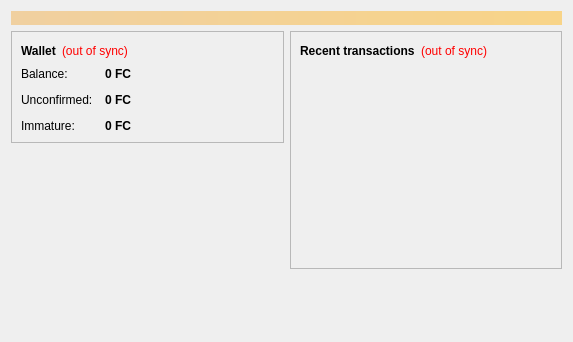
<?xml version="1.0" encoding="UTF-8"?>
<ui version="4.0">
 <class>OverviewPage</class>
 <widget class="QWidget" name="OverviewPage">
  <property name="geometry">
   <rect>
    <x>0</x>
    <y>0</y>
    <width>573</width>
    <height>342</height>
   </rect>
  </property>
  <property name="windowTitle">
   <string>Form</string>
  </property>
  <layout class="QVBoxLayout" name="topLayout">
   <item>
    <widget class="QLabel" name="labelAlerts">
     <property name="visible">
      <bool>false</bool>
     </property>
     <property name="styleSheet">
      <string notr="true">background-color: qlineargradient(x1: 0, y1: 0, x2: 1, y2: 0, stop:0 #F0D0A0, stop:1 #F8D488); color:#000000;</string>
     </property>
     <property name="wordWrap">
      <bool>true</bool>
     </property>
     <property name="margin">
      <number>3</number>
     </property>
    </widget>
   </item>
   <item>
    <layout class="QHBoxLayout" name="horizontalLayout" stretch="1,1">
     <item>
      <layout class="QVBoxLayout" name="verticalLayout_2">
       <item>
        <widget class="QFrame" name="frame">
         <property name="frameShape">
          <enum>QFrame::StyledPanel</enum>
         </property>
         <property name="frameShadow">
          <enum>QFrame::Raised</enum>
         </property>
         <layout class="QVBoxLayout" name="verticalLayout_4">
          <item>
           <layout class="QHBoxLayout" name="horizontalLayout_4">
            <item>
             <widget class="QLabel" name="label_5">
              <property name="font">
               <font>
                <weight>75</weight>
                <bold>true</bold>
               </font>
              </property>
              <property name="text">
               <string>Wallet</string>
              </property>
             </widget>
            </item>
            <item>
             <widget class="QLabel" name="labelWalletStatus">
              <property name="toolTip">
               <string>The displayed information may be out of date. Your wallet automatically synchronizes with the Fuguecoin network after a connection is established, but this process has not completed yet.</string>
              </property>
              <property name="styleSheet">
               <string notr="true">QLabel { color: red; }</string>
              </property>
              <property name="text">
               <string notr="true">(out of sync)</string>
              </property>
              <property name="alignment">
               <set>Qt::AlignLeading|Qt::AlignLeft|Qt::AlignVCenter</set>
              </property>
             </widget>
            </item>
            <item>
             <spacer name="horizontalSpacer_2">
              <property name="orientation">
               <enum>Qt::Horizontal</enum>
              </property>
              <property name="sizeHint" stdset="0">
               <size>
                <width>40</width>
                <height>20</height>
               </size>
              </property>
             </spacer>
            </item>
           </layout>
          </item>
          <item>
           <layout class="QFormLayout" name="formLayout_2">
            <property name="fieldGrowthPolicy">
             <enum>QFormLayout::AllNonFixedFieldsGrow</enum>
            </property>
            <property name="horizontalSpacing">
             <number>12</number>
            </property>
            <property name="verticalSpacing">
             <number>12</number>
            </property>
            <item row="0" column="0">
             <widget class="QLabel" name="label">
              <property name="text">
               <string>Balance:</string>
              </property>
             </widget>
            </item>
            <item row="0" column="1">
             <widget class="QLabel" name="labelBalance">
              <property name="font">
               <font>
                <weight>75</weight>
                <bold>true</bold>
               </font>
              </property>
              <property name="cursor">
               <cursorShape>IBeamCursor</cursorShape>
              </property>
              <property name="toolTip">
               <string>Your current balance</string>
              </property>
              <property name="text">
               <string notr="true">0 FC</string>
              </property>
              <property name="textInteractionFlags">
               <set>Qt::LinksAccessibleByMouse|Qt::TextSelectableByKeyboard|Qt::TextSelectableByMouse</set>
              </property>
             </widget>
            </item>
            <item row="1" column="0">
             <widget class="QLabel" name="label_3">
              <property name="text">
               <string>Unconfirmed:</string>
              </property>
             </widget>
            </item>
            <item row="1" column="1">
             <widget class="QLabel" name="labelUnconfirmed">
              <property name="font">
               <font>
                <weight>75</weight>
                <bold>true</bold>
               </font>
              </property>
              <property name="cursor">
               <cursorShape>IBeamCursor</cursorShape>
              </property>
              <property name="toolTip">
               <string>Total of transactions that have yet to be confirmed, and do not yet count toward the current balance</string>
              </property>
              <property name="text">
               <string notr="true">0 FC</string>
              </property>
              <property name="textInteractionFlags">
               <set>Qt::LinksAccessibleByMouse|Qt::TextSelectableByKeyboard|Qt::TextSelectableByMouse</set>
              </property>
             </widget>
            </item>
            <item row="2" column="0">
             <widget class="QLabel" name="labelImmatureText">
              <property name="text">
               <string>Immature:</string>
              </property>
             </widget>
            </item>
            <item row="2" column="1">
             <widget class="QLabel" name="labelImmature">
              <property name="font">
               <font>
                <weight>75</weight>
                <bold>true</bold>
               </font>
              </property>
              <property name="toolTip">
               <string>Mined balance that has not yet matured</string>
              </property>
              <property name="text">
               <string notr="true">0 FC</string>
              </property>
              <property name="textInteractionFlags">
               <set>Qt::LinksAccessibleByMouse|Qt::TextSelectableByKeyboard|Qt::TextSelectableByMouse</set>
              </property>
             </widget>
            </item>
           </layout>
          </item>
         </layout>
        </widget>
       </item>
       <item>
        <spacer name="verticalSpacer">
         <property name="orientation">
          <enum>Qt::Vertical</enum>
         </property>
         <property name="sizeHint" stdset="0">
          <size>
           <width>20</width>
           <height>40</height>
          </size>
         </property>
        </spacer>
       </item>
      </layout>
     </item>
     <item>
      <layout class="QVBoxLayout" name="verticalLayout_3">
       <item>
        <widget class="QFrame" name="frame_2">
         <property name="frameShape">
          <enum>QFrame::StyledPanel</enum>
         </property>
         <property name="frameShadow">
          <enum>QFrame::Raised</enum>
         </property>
         <layout class="QVBoxLayout" name="verticalLayout">
          <item>
           <layout class="QHBoxLayout" name="horizontalLayout_2">
            <item>
             <widget class="QLabel" name="label_4">
              <property name="text">
               <string>&lt;b&gt;Recent transactions&lt;/b&gt;</string>
              </property>
             </widget>
            </item>
            <item>
             <widget class="QLabel" name="labelTransactionsStatus">
              <property name="toolTip">
               <string>The displayed information may be out of date. Your wallet automatically synchronizes with the Fuguecoin network after a connection is established, but this process has not completed yet.</string>
              </property>
              <property name="styleSheet">
               <string notr="true">QLabel { color: red; }</string>
              </property>
              <property name="text">
               <string notr="true">(out of sync)</string>
              </property>
              <property name="alignment">
               <set>Qt::AlignRight|Qt::AlignTrailing|Qt::AlignVCenter</set>
              </property>
             </widget>
            </item>
            <item>
             <spacer name="horizontalSpacer">
              <property name="orientation">
               <enum>Qt::Horizontal</enum>
              </property>
              <property name="sizeHint" stdset="0">
               <size>
                <width>40</width>
                <height>20</height>
               </size>
              </property>
             </spacer>
            </item>
           </layout>
          </item>
          <item>
           <widget class="QListView" name="listTransactions">
            <property name="styleSheet">
             <string notr="true">QListView { background: transparent; }</string>
            </property>
            <property name="frameShape">
             <enum>QFrame::NoFrame</enum>
            </property>
            <property name="verticalScrollBarPolicy">
             <enum>Qt::ScrollBarAlwaysOff</enum>
            </property>
            <property name="horizontalScrollBarPolicy">
             <enum>Qt::ScrollBarAlwaysOff</enum>
            </property>
            <property name="selectionMode">
             <enum>QAbstractItemView::NoSelection</enum>
            </property>
           </widget>
          </item>
         </layout>
        </widget>
       </item>
       <item>
        <spacer name="verticalSpacer_2">
         <property name="orientation">
          <enum>Qt::Vertical</enum>
         </property>
         <property name="sizeHint" stdset="0">
          <size>
           <width>20</width>
           <height>40</height>
          </size>
         </property>
        </spacer>
       </item>
      </layout>
     </item>
    </layout>
   </item>
  </layout>
 </widget>
 <resources/>
 <connections/>
</ui>
